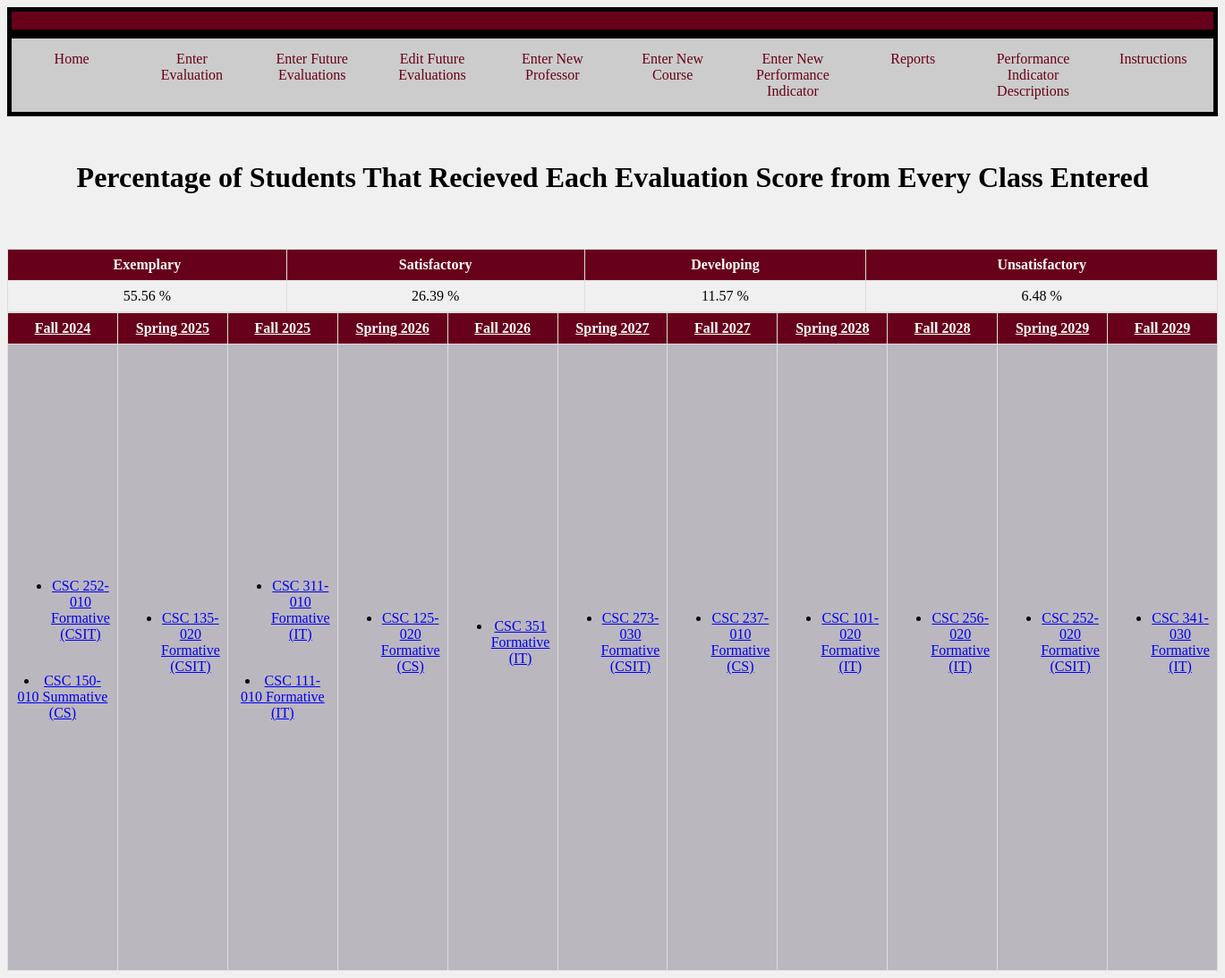
Screenshot of /Reports.php with the database file from the repository.
### tables this page shows
CREATE TABLE "EVAL" (
	"ID"	INTEGER,
	"Instructor"	TEXT,
	"CourseCode"	TEXT,
	"Semester"	TEXT,
	"Assessment"	TEXT,
	"CourseName"	TEXT,
	"CourseSection"	TEXT,
	"PerformanceIndicator"	TEXT,
	PRIMARY KEY("ID" AUTOINCREMENT)
);

### Reports.php (the view, shortened to what this page needs)
<?php
try {
    $db = new PDO('sqlite:CSC355.db');
}
catch (Exception $exc){
    echo 'Exception: Cannot connect to the database: ', $exc->getMessage(), "\n";
}
$getEvaluation = $db->prepare("SELECT EvaluationScore FROM StudentTable");
$getEvaluation->execute();
$evalScore = [];
while ($row = $getEvaluation->fetch(PDO::FETCH_ASSOC)) {
    $evalScore[] = $row['EvaluationScore'];
}
$separateValues2 = [];
        foreach ($evalScore as $string){
            $values = explode(', ', $string);
            foreach ($values as $value){
                $separateValues2[] = $value;
            }
        }
        $eScore = 0;
        $sScore = 0;
        $dScore = 0;
        $uScore = 0;
$dCount = 0;
foreach($evalScore as $row){
    $explodes = explode(',', $row);
    $dCount += count($explodes);
}
        for($i = 0; $i < $dCount; $i++){
            if ($separateValues2[$i] == 'E'){
                $eScore++;
            }
            else if($separateValues2[$i]== 'S'){
                $sScore++;
            }
            else if($separateValues2[$i] == 'D'){
                $dScore++;
            }
            else if($separateValues2[$i] == 'U'){
                $uScore++;
            }
            else{
            }
        }
    $percentageEScore = ($eScore / $dCount) * 100;
	$percentageSScore = ($sScore / $dCount) * 100;
	$percentageDScore = ($dScore / $dCount) * 100;
	$percentageUScore = ($uScore / $dCount) * 100;
    $percentageEScoreFormatted = number_format($percentageEScore, 2);
    $percentageSScoreFormatted = number_format($percentageSScore, 2);
    $percentageDScoreFormatted = number_format($percentageDScore, 2);
    $percentageUScoreFormatted = number_format($percentageUScore, 2);
    echo "<div class='header'></div>
    <div class='navigation'>
    <ul>
        <li><a href='https://unixweb.kutztown.edu/~dclea255/CourseEvaluator/home.php'>Home</a></li>
        <li><a href='https://unixweb.kutztown.edu/~dclea255/CourseEvaluator/Prototype1.php'>Enter Evaluation</a></li>
        <li><a href='https://unixweb.kutztown.edu/~dclea255/CourseEvaluator/enterFutureEvaluation.php'>Enter Future Evaluations</a></li>
        <li><a href='https://unixweb.kutztown.edu/~dclea255/CourseEvaluator/editEvaluation.php'>Edit Future Evaluations</a></li>
        <li><a href='https://unixweb.kutztown.edu/~dclea255/CourseEvaluator/enterProf.php'>Enter New Professor</a></li>
        <li><a href='https://unixweb.kutztown.edu/~dclea255/CourseEvaluator/enterCourse.php'>Enter New Course</a></li>
        <li><a href='https://unixweb.kutztown.edu/~dclea255/CourseEvaluator/enterIndicator.php'>Enter New Performance Indicator</a></li>
        <li><a href='https://unixweb.kutztown.edu/~dclea255/CourseEvaluator/Reports.php' class='dropbtn'>Reports</a></li>
        <li><a href='https://unixweb.kutztown.edu/~dclea255/CourseEvaluator/PID.php'>Performance Indicator Descriptions</a></li>
        <li><a href='https://unixweb.kutztown.edu/~dclea255/CourseEvaluator/instructions.php'>Instructions</a></li>
    </ul>
</div>";
    echo "<h1 style = 'text-align: center;'>Percentage of Students That Recieved Each Evaluation Score from Every Class Entered</h1>";
    echo "<table>
        <tr>
            <th>Exemplary</th>
            <th>Satisfactory</th>
            <th>Developing</th>
            <th>Unsatisfactory</th>
        </tr>";
    echo "<tr>
        <td>$percentageEScoreFormatted %</td>
        <td>$percentageSScoreFormatted %</td>
        <td>$percentageDScoreFormatted %</td>
        <td>$percentageUScoreFormatted %</td>
    </tr>";
    $semesterQuery = $db->prepare("SELECT DISTINCT SEMESTER FROM SEMESTERS");
    $semesterQuery->execute();
    $semesters = [];
        while ($row = $semesterQuery->fetch(PDO::FETCH_ASSOC)) {
            $semesters[] = $row['SEMESTER'];
        }
    echo "<div class='classes'>";
    echo "<table border='1'>";
	echo "<tr>";
	foreach ($semesters as $semester) {
		echo "<th colspan='1'><a style = 'color: #ffffff;' href='https://unixweb.kutztown.edu/~dclea255/CourseEvaluator/fullReport.php?semester=" . urlencode($semester) . "'>$semester</th>";
	}
	echo "</tr>";
			echo "<tr>";
			foreach ($semesters as $semester) {
                echo "<td style='height: 700px; background-color: #bbb7bf'>";
                $stmt = $db->prepare("SELECT * FROM EVAL WHERE SEMESTER = :semester AND Instructor IS NOT NULL");
                $stmt->bindParam(':semester', $semester);
                $stmt->execute();
                echo "<ul>";
                while ($courseRow = $stmt->fetch(PDO::FETCH_ASSOC)) {
                    if ($courseRow['CourseSection'] != NULL) {
                        echo "<li><a href='https://unixweb.kutztown.edu/~dclea255/CourseEvaluator/fullReport.php?semester=" . urlencode($semester) . "&code=" . urlencode($courseRow['CourseCode']) . "'>" . $courseRow['CourseCode'] . "-" . $courseRow['CourseSection'] . " " . $courseRow['Assessment'] . "</a></li><br>";
                    }
                    else{
                        echo "<li><a href='https://unixweb.kutztown.edu/~dclea255/CourseEvaluator/fullReport.php?semester=" . urlencode($semester) . "&code=" . urlencode($courseRow['CourseCode']) . "&sec=" .urlencode($courseRow['CourseSection']) . "'>" . $courseRow['CourseCode'] . " " . $courseRow['Assessment'] . "</a></li><br>";
                    }
                    echo "</ul>";
			}
            echo "</td>";
        }
		echo "</tr>";
		echo "</table>";
        echo "</div>";
?>
<!DOCTYPE html>
<html lang="en">
<head>
</head>
<body>
</body>
</html>

### Reports.php (style rules this page uses)
table { width: 100%; margin: 0 auto; border-collapse: collapse; }
td { padding: 20px; border: 1px solid black; text-align: center; }
.navigation { display: flex; justify-content: space-between; background-color: #ccc; overflow: hidden; width: 100%; margin-bottom: 50px; }
.navigation ul { margin: 0; padding: 0; list-style-type: none; overflow: hidden; display: flex; justify-content: space-between; width: 100%; border: 5px solid black; }
.navigation li { width: 25%; }
.navigation li a { display: block; color: #67001a; text-align: center; padding: 14px 16px; text-decoration: none; }
th, td { border: 1px solid #ddd; padding: 8px; text-align: center; }
th { background-color: #67001a; color: white; }
.header { background-color: #67001a; color: white; padding: 10px 0; text-align: center; border: 5px solid black; }
body { background-color: #f0f0f0; }
.dropbtn { display: block; color: #67001a; text-align: center; padding: 14px 16px; text-decoration: none; cursor: pointer; }
.classes { padding: 20px; }

### rows the page displays
eval: CourseCode "CSC 252", CourseSection "010", Assessment "Formative (CSIT)"
eval: CourseCode "CSC 150", CourseSection "010", Assessment "Summative (CS)"
eval: CourseCode "CSC 135", CourseSection "020", Assessment "Formative (CSIT)"
eval: CourseCode "CSC 311", CourseSection "010", Assessment "Formative (IT)"
eval: CourseCode "CSC 111", CourseSection "010", Assessment "Formative (IT)"
eval: CourseCode "CSC 125", CourseSection "020", Assessment "Formative (CS)"
eval: CourseCode "CSC 351", Assessment "Formative (IT)"
eval: CourseCode "CSC 273", CourseSection "030", Assessment "Formative (CSIT)"
eval: CourseCode "CSC 237", CourseSection "010", Assessment "Formative (CS)"
eval: CourseCode "CSC 101", CourseSection "020", Assessment "Formative (IT)"
eval: CourseCode "CSC 256", CourseSection "020", Assessment "Formative (IT)"
eval: CourseCode "CSC 252", CourseSection "020", Assessment "Formative (CSIT)"
eval: CourseCode "CSC 341", CourseSection "030", Assessment "Formative (IT)"

### other values shown
$percentageEScoreFormatted "55.56"
$percentageSScoreFormatted "26.39"
$percentageDScoreFormatted "11.57"
$percentageUScoreFormatted "6.48"
$semester "Fall 2024"
$semester "Spring 2025"
$semester "Fall 2025"
$semester "Spring 2026"
$semester "Fall 2026"
$semester "Spring 2027"
$semester "Fall 2027"
$semester "Spring 2028"
$semester "Fall 2028"
$semester "Spring 2029"
$semester "Fall 2029"
